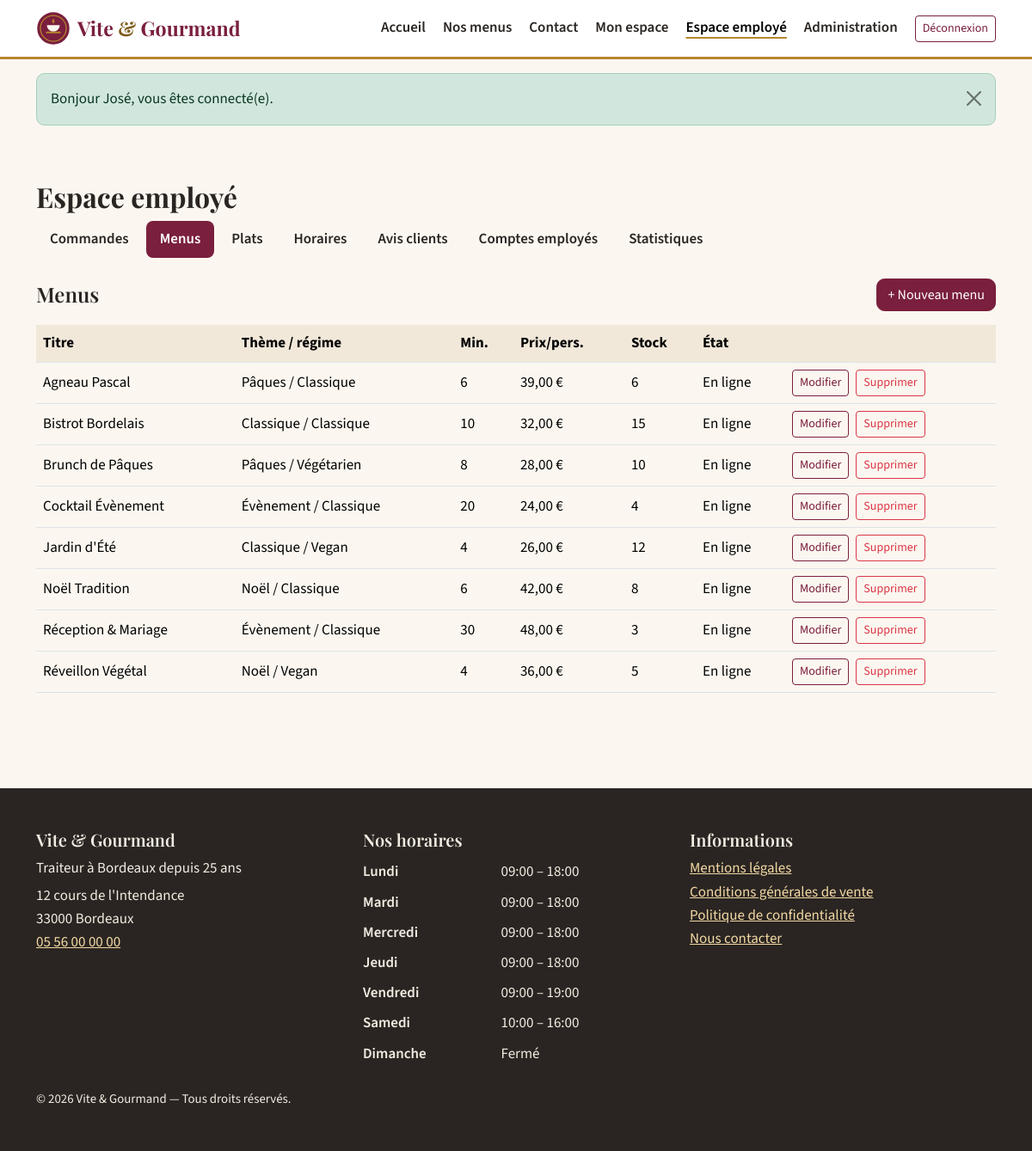
Screenshot of /employe/menus (signed in) with the database file from the repository.
### tables this page shows
CREATE TABLE menu (
    menu_id                  INT AUTO_INCREMENT PRIMARY KEY,
    titre                    VARCHAR(120) NOT NULL,
    description              TEXT NOT NULL,
    nombre_personne_minimum  INT NOT NULL CHECK (nombre_personne_minimum >= 1),
    prix_par_personne        DECIMAL(8,2) NOT NULL CHECK (prix_par_personne >= 0),
    conditions               TEXT NOT NULL,           
    quantite_restante        INT NOT NULL DEFAULT 0 CHECK (quantite_restante >= 0),  
    theme_id                 INT NOT NULL,            
    regime_id                INT NOT NULL,            
    actif                    TINYINT(1) NOT NULL DEFAULT 1,
    CONSTRAINT fk_menu_theme  FOREIGN KEY (theme_id)  REFERENCES theme(theme_id),
    CONSTRAINT fk_menu_regime FOREIGN KEY (regime_id) REFERENCES regime(regime_id)
);

CREATE TABLE theme (
    theme_id INT AUTO_INCREMENT PRIMARY KEY,
    libelle  VARCHAR(50) NOT NULL UNIQUE
);

CREATE TABLE regime (
    regime_id INT AUTO_INCREMENT PRIMARY KEY,
    libelle   VARCHAR(50) NOT NULL UNIQUE
);

CREATE TABLE horaire (
    horaire_id       INT AUTO_INCREMENT PRIMARY KEY,
    jour             VARCHAR(20) NOT NULL UNIQUE,
    heure_ouverture  VARCHAR(10) NULL,                
    heure_fermeture  VARCHAR(10) NULL,
    ordre            TINYINT NOT NULL
);

### views/employe/menus.php (the view, shortened to what the rows shown need)
<div class="container py-5">
    <h1 class="h2">Espace employé</h1>
    <?php require ROOT_PATH . '/views/employe/_nav.php'; ?>
    <div class="d-flex justify-content-between align-items-center mb-3">
        <h2 class="h4 mb-0">Menus</h2>
        <a href="/employe/menus/nouveau" class="btn btn-primary">+ Nouveau menu</a>
    </div>
    <div class="table-responsive">
        <table class="table align-middle bg-white">
            <thead><tr><th scope="col">Titre</th><th scope="col">Thème / régime</th><th scope="col">Min.</th><th scope="col">Prix/pers.</th><th scope="col">Stock</th><th scope="col">État</th><th scope="col"><span class="visually-hidden">Actions</span></th></tr></thead>
            <tbody>
            <?php foreach ($menus as $m): ?>
                <tr class="<?= (int) $m['actif'] ? '' : 'table-secondary' ?>">
                    <td><?= e($m['titre']) ?></td>
                    <td><?= e($m['theme']) ?> / <?= e($m['regime']) ?></td>
                    <td><?= (int) $m['nombre_personne_minimum'] ?></td>
                    <td><?= prix($m['prix_par_personne']) ?></td>
                    <td><?= (int) $m['quantite_restante'] ?></td>
                    <td><?= (int) $m['actif'] ? 'En ligne' : 'Archivé' ?></td>
                    <td class="d-flex gap-2">
                        <a href="/employe/menus/<?= (int) $m['menu_id'] ?>" class="btn btn-sm btn-outline-primary">Modifier<span class="visually-hidden"> <?= e($m['titre']) ?></span></a>
                        <?php if ((int) $m['actif']): ?>
                            <form method="post" action="/employe/menus/<?= (int) $m['menu_id'] ?>/supprimer" data-confirm="Supprimer ce menu ?">
                                <?= csrf_field() ?><button class="btn btn-sm btn-outline-danger">Supprimer<span class="visually-hidden"> <?= e($m['titre']) ?></span></button>
                            </form>
                        <?php else: ?>
                            <form method="post" action="/employe/menus/<?= (int) $m['menu_id'] ?>/reactiver">
                                <?= csrf_field() ?><button class="btn btn-sm btn-outline-success">Remettre en ligne</button>
                            </form>
                        <?php endif; ?>
                    </td>
                </tr>
            <?php endforeach; ?>
            </tbody>
        </table>
    </div>
</div>

### src/Core/Router.php (shortened to what the rows shown need)
<?php
final class Router
{
    private array $routes = [];
    private function add(string $method, string $path, array $handler, array $roles): void
    {
        $pattern = preg_replace('#\{(\w+)\}#', '(?P<$1>[A-Za-z0-9\-]+)', $path);
        $this->routes[] = [$method, '#^' . $pattern . '$#', $handler, $roles];
    }
    public function dispatch(string $method, string $uri): void
    {
        $path = rawurldecode(parse_url($uri, PHP_URL_PATH) ?: '/');
        $path = $path !== '/' ? rtrim($path, '/') : '/';
        foreach ($this->routes as [$m, $regex, $handler, $roles]) {
            if ($m !== $method || !preg_match($regex, $path, $matches)) {
                continue;
            }
            if ($roles !== []) {
                Auth::requireRole($roles);
            }
            $params = array_filter($matches, 'is_string', ARRAY_FILTER_USE_KEY);
            [$class, $action] = $handler;
            (new $class())->$action(...array_values($params));
            return;
        }
    }
}

### views/layout/main.php (shortened to what the rows shown need)
<?php
$horaires = (new Catalogue())->horaires();
$user = Auth::user();
?>
<!DOCTYPE html>
<html lang="fr">
<head>
    <link href="/assets/vendor/bootstrap.min.css" rel="stylesheet">
    <link href="/assets/css/fonts.css" rel="stylesheet">
    <link href="/assets/css/style.css" rel="stylesheet">
</head>
<body>
<header class="site-header">
    <nav class="navbar navbar-expand-lg" aria-label="Menu principal">
        <div class="container">
            <a class="navbar-brand" href="/">
                <img src="/assets/img/logo.svg" alt="" width="40" height="40">
                <span>Vite <span class="amp">&amp;</span> Gourmand</span>
            </a>
            <div class="collapse navbar-collapse" id="nav-principale">
                <ul class="navbar-nav ms-auto align-items-lg-center gap-lg-1">
                    <li class="nav-item"><a class="nav-link<?= is_current('/') ?>" href="/">Accueil</a></li>
                    <li class="nav-item"><a class="nav-link<?= is_current('/menus') ?>" href="/menus">Nos menus</a></li>
                    <li class="nav-item"><a class="nav-link<?= is_current('/contact') ?>" href="/contact">Contact</a></li>
                    <?php if ($user): ?>
                        <li class="nav-item"><a class="nav-link<?= is_current('/compte') ?>" href="/compte">Mon espace</a></li>
                        <?php if (Auth::is(Auth::EMPLOYE, Auth::ADMIN)): ?>
                            <li class="nav-item"><a class="nav-link<?= is_current('/employe') ?>" href="/employe">Espace employé</a></li>
                        <?php endif; ?>
                        <?php if (Auth::is(Auth::ADMIN)): ?>
                            <li class="nav-item"><a class="nav-link<?= is_current('/admin') ?>" href="/admin">Administration</a></li>
                        <?php endif; ?>
                        <li class="nav-item">
                            <form method="post" action="/deconnexion" class="d-inline">
                                <button type="submit" class="btn btn-outline-primary btn-sm ms-lg-2">Déconnexion</button>
                            </form>
                        </li>
                    <?php else: ?>
                        <li class="nav-item"><a class="nav-link<?= is_current('/connexion') ?>" href="/connexion">Connexion</a></li>
                        <li class="nav-item"><a class="btn btn-primary btn-sm ms-lg-2" href="/inscription">Créer un compte</a></li>
                    <?php endif; ?>
                </ul>
            </div>
        </div>
    </nav>
</header>
<main id="contenu" tabindex="-1">
    <?php require ROOT_PATH . '/views/partials/flash.php'; ?>
    <?= $content ?>
</main>
<footer class="site-footer mt-5">
    <div class="container py-5">
        <div class="row g-4">
            <div class="col-md-4">
                <h2 class="h5">Vite &amp; Gourmand</h2>
                <p class="mb-1">Traiteur à Bordeaux depuis 25 ans</p>
                <address class="mb-0">12 cours de l'Intendance<br>33000 Bordeaux<br>
                    <a href="tel:+33556000000">05 56 00 00 00</a></address>
            </div>
            <div class="col-md-4">
                <h2 class="h5">Nos horaires</h2>
                <table class="table table-sm table-borderless horaires mb-0">
                    <tbody>
                    <?php foreach ($horaires as $h): ?>
                        <tr>
                            <th scope="row"><?= e($h['jour']) ?></th>
                            <td><?= $h['heure_ouverture'] ? e($h['heure_ouverture'] . ' – ' . $h['heure_fermeture']) : 'Fermé' ?></td>
                        </tr>
                    <?php endforeach; ?>
                    </tbody>
                </table>
            </div>
            <div class="col-md-4">
                <h2 class="h5">Informations</h2>
                <ul class="list-unstyled">
                    <li><a href="/mentions-legales">Mentions légales</a></li>
                    <li><a href="/cgv">Conditions générales de vente</a></li>
                    <li><a href="/confidentialite">Politique de confidentialité</a></li>
                    <li><a href="/contact">Nous contacter</a></li>
                </ul>
            </div>
        </div>
        <p class="small mt-4 mb-0">&copy; <?= date('Y') ?> Vite &amp; Gourmand — Tous droits réservés.</p>
    </div>
</footer>
</body>
</html>

### rows the page displays
menu: titre "Agneau Pascal", theme.libelle "Pâques", regime.libelle "Classique", nombre_personne_minimum "6", prix_par_personne "39,00 €", quantite_restante "6", actif "En ligne"
menu: titre "Bistrot Bordelais", theme.libelle "Classique", regime.libelle "Classique", nombre_personne_minimum "10", prix_par_personne "32,00 €", quantite_restante "15", actif "En ligne"
menu: titre "Brunch de Pâques", theme.libelle "Pâques", regime.libelle "Végétarien", nombre_personne_minimum "8", prix_par_personne "28,00 €", quantite_restante "10", actif "En ligne"
menu: titre "Cocktail Évènement", theme.libelle "Évènement", regime.libelle "Classique", nombre_personne_minimum "20", prix_par_personne "24,00 €", quantite_restante "4", actif "En ligne"
menu: titre "Jardin d'Été", theme.libelle "Classique", regime.libelle "Vegan", nombre_personne_minimum "4", prix_par_personne "26,00 €", quantite_restante "12", actif "En ligne"
menu: titre "Noël Tradition", theme.libelle "Noël", regime.libelle "Classique", nombre_personne_minimum "6", prix_par_personne "42,00 €", quantite_restante "8", actif "En ligne"
menu: titre "Réception & Mariage", theme.libelle "Évènement", regime.libelle "Classique", nombre_personne_minimum "30", prix_par_personne "48,00 €", quantite_restante "3", actif "En ligne"
menu: titre "Réveillon Végétal", theme.libelle "Noël", regime.libelle "Vegan", nombre_personne_minimum "4", prix_par_personne "36,00 €", quantite_restante "5", actif "En ligne"
horaire: jour "Lundi", heure_ouverture+heure_fermeture "09:00 – 18:00"
horaire: jour "Mardi", heure_ouverture+heure_fermeture "09:00 – 18:00"
horaire: jour "Mercredi", heure_ouverture+heure_fermeture "09:00 – 18:00"
horaire: jour "Jeudi", heure_ouverture+heure_fermeture "09:00 – 18:00"
horaire: jour "Vendredi", heure_ouverture+heure_fermeture "09:00 – 19:00"
horaire: jour "Samedi", heure_ouverture+heure_fermeture "10:00 – 16:00"
horaire: jour "Dimanche", shows "Fermé"

### other values shown
$f['message'] "Bonjour José, vous êtes connecté(e)."
